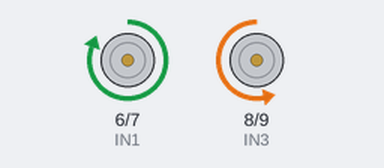
The sketch below on a simulated Arduino Uno, built with avr-gcc and run on an emulated ATmega328P. Shown: motor-driver pin pairs drawn as motors (green arrow = first pin HIGH = forward, orange = second pin HIGH = backward, longer = more drive, scaled by the enable pin). What the sketch prints to the serial monitor is not drawn.

Above: at 1.0 s.
At 5.5 s:
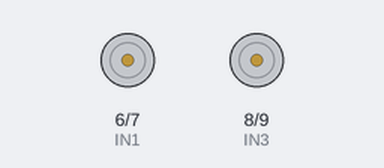
Timing chart, 0 to 6.9 s (numbered marks = the images above):
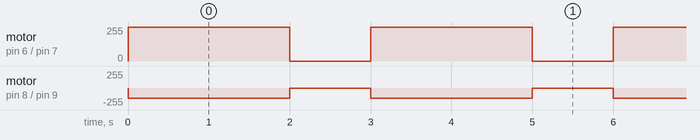

The sketch:

uno____.ino
```cpp
// 定义电机控制引脚
#define ENA 5   // 电机1 PWM调速引脚（必须支持PWM）
#define IN1 6   // 电机1方向引脚1
#define IN2 7   // 电机1方向引脚2
#define ENB 10  // 电机2 PWM调速引脚
#define IN3 8   // 电机2方向引脚1
#define IN4 9   // 电机2方向引脚2

void setup() {
  // 初始化所有引脚为输出
  pinMode(ENA, OUTPUT);
  pinMode(IN1, OUTPUT);
  pinMode(IN2, OUTPUT);
  pinMode(ENB, OUTPUT);
  pinMode(IN3, OUTPUT);
  pinMode(IN4, OUTPUT);

  Serial.begin(9600);
  Serial.println("UNO两路电机控制示例");
}

void loop() {
  // 示例动作：电机1正转，电机2反转，然后停止
  setMotor(1, 255, true);  // 电机1全速正转
  setMotor(2, 150, false); // 电机2半速反转
  delay(2000);

  stopMotor(1);            // 停止电机1
  stopMotor(2);            // 停止电机2
  delay(1000);
}

/**
 * 控制指定电机运动
 * @param motor 电机编号（1或2）
 * @param speed 速度（0-255）
 * @param forward 方向（true=正转，false=反转）
 */
void setMotor(int motor, int speed, bool forward) {
  if (motor == 1) {
    analogWrite(ENA, speed);               // 设置电机1速度+
    digitalWrite(IN1, forward ? HIGH : LOW);
    digitalWrite(IN2, forward ? LOW : HIGH);
  } else if (motor == 2) {
    analogWrite(ENB, speed);               // 设置电机2速度
    digitalWrite(IN3, forward ? HIGH : LOW);
    digitalWrite(IN4, forward ? LOW : HIGH);
  }
}

/**
 * 停止指定电机
 */
void stopMotor(int motor) {
  if (motor == 1) {
    digitalWrite(IN1, LOW);
    digitalWrite(IN2, LOW);
    analogWrite(ENA, 0);
  } else if (motor == 2) {
    digitalWrite(IN3, LOW);
    digitalWrite(IN4, LOW);
    analogWrite(ENB, 0);
  }
}
```

Measured:
- by itself, motor on pin 6 (IN1) / pin 7 (IN2): alternates forward 255/255 for 2.0 s and stopped for 1.0 s
- by itself, motor on pin 8 (IN3) / pin 9 (IN4): alternates backward 150/255 for 2.0 s and stopped for 1.0 s
